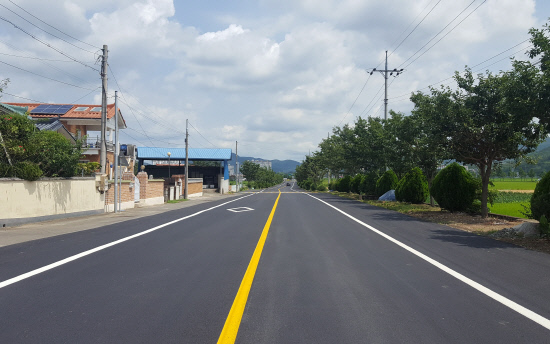
//> input picture F458/dsp/ccs_backup1/sunggu/sample.jpg, 550 x 344 px
$ ./differential_threshold   (built with g++ and OpenCV 4)
//> lines starting //> are read from the running program, lines starting //| are printed output that depends on the picture; after the words box and inside, x2 and y2 are one past the last pixel; in counts of white or black regions, pixels touching at a corner belong together
//> further down, img is the input picture: 344 rows x 550 cols, CV_8UC3; mean B, G, R 132.7, 130.8, 125.4
#include <opencv2/highgui/highgui.hpp>
#include <opencv2/opencv.hpp>
#include <iostream>
#include <stdio.h>

using namespace cv;
using namespace std;


Mat edge_detect(Mat blur)
{
	Mat output;

	cvtColor(blur, output, COLOR_RGB2GRAY);
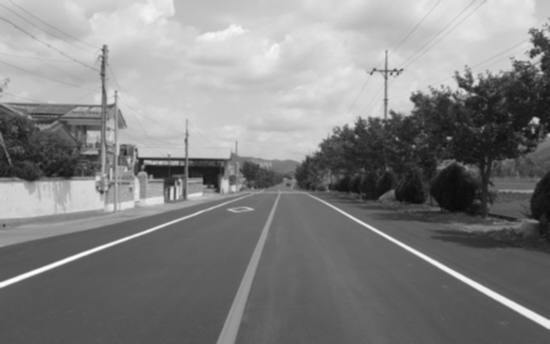
//> output: 344 rows x 550 cols, CV_8UC1; min 10, max 253, mean 130.8
	threshold(output, output, 110, 255, THRESH_BINARY);
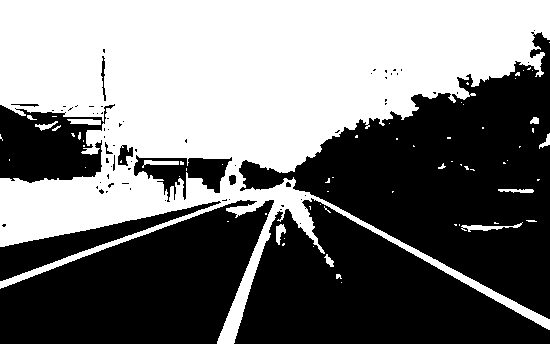
//> output: 344 rows x 550 cols, CV_8UC1; 46.6% white; 68 white regions (54 under 20 px), largest, box (x1, y1, x2, y2) and area: (0, 0, 550, 344) 86697, (461, 222, 523, 232) 217, (67, 119, 101, 125) 163

	Point anchor = Point(-1, -1);
	Mat kernel = Mat(1, 3, CV_32F);

	kernel.at<float>(0, 0) = -1;
	kernel.at<float>(0, 1) = 0;
	kernel.at<float>(0, 2) = 1;

	filter2D(output, output, -1, kernel, anchor, 0, BORDER_DEFAULT);
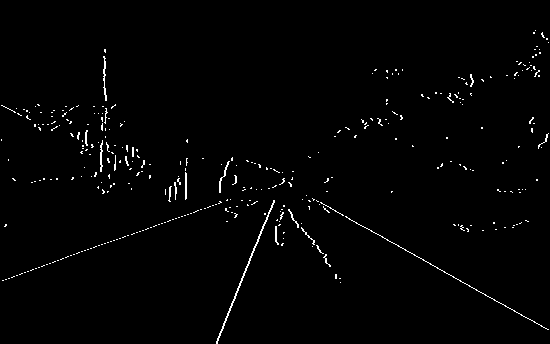
//> output: 344 rows x 550 cols, CV_8UC1; 1.3% white in thin lines or dots

	return output;
}

int main(int argc, char **argv)
{
	Mat img = imread("sample.jpg", -1);
	Mat blur;
	Mat edge;

	GaussianBlur(img, blur, Size(3, 3), 0, 0);

	edge = edge_detect(blur);

	imwrite("org_img.jpg", img);
	imwrite("First_order_differ.jpg", edge);

	imshow("Origin Image", img);
	imshow("First Order Differential", edge);

	waitKey(0);

	destroyWindow("Origin Image");
	destroyWindow("First Order Differential");

	return 0;
}
